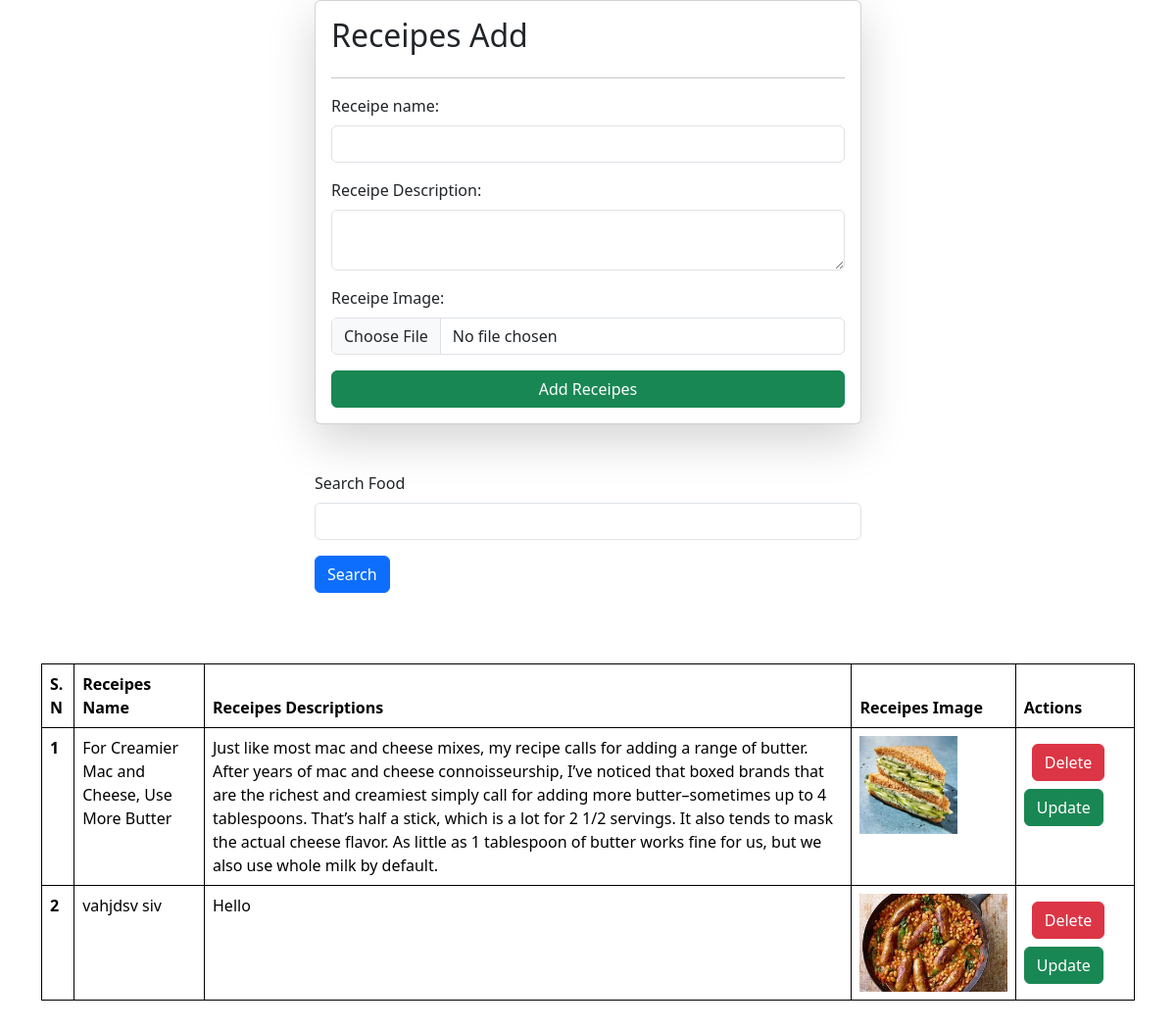
Screenshot of /receipes/ with the database file from the repository.
### vege/models.py (models this page shows)
class Receipe(models.Model):
    receipe_name = models.CharField(max_length=100)
    receipe_description = models.TextField()
    receipe_image = models.ImageField(upload_to="receipe") #where store give the folder name

### vege/views.py (the view, shortened to what this page needs)
# urls.py: path('receipes/', receipes_add, name="receipes"), #record
def receipes_add(request):
    queryset = Receipe.objects.all() # receipes data is add in the queryset variable
    context = {'receipes':queryset} # data is add in conte
    return render(request, 'receipes.html', context)

### vege/templates/receipes.html (shortened to what this page needs)
{% extends "base.html" %}
{% block start %}
    <div class="container mb-5">
        <form class="col-6 mx-auto card p-3 shadow-lg" method="post" enctype="multipart/form-data">
            <h2>Receipes Add</h2>
            <hr>
            <div class="mb-3">
                <label for="exampleInputEmail1" class="form-label">Receipe name:</label>
                <input name="receipe_name" required type="text" class="form-control">
            </div>
            <div class="mb-3">
                <label for="exampleInputPassword1" class="form-label">Receipe Description:</label>
                <textarea class="form-control" required name="receipe_description"></textarea>
            </div>
            <div class="mb-3">
                <label for="exampleInputPassword1" class="form-label">Receipe Image:</label>
                <input name="receipe_image" type="file" class="form-control">
            </div>
            <button type="submit" class="btn btn-success">Add Receipes</button>
        </form>
        <div>
            <div class="mx-auto col-6 mt-5">
                <form>
                    <div class="mb-3">
                        <label for="exampleInputEmail1" class="form-label">Search Food</label>
                        <input name="search" value="{{receipe.receipe_name}}" type="text" class="form-control">
                    </div>
                    <button type="submit" class="btn btn-primary">Search</button><br></br>
                </form>
            </div>
        </div>
        <table class="table mt-5">
            <thead>
                <tr>
                    <th scope="col">S. N</th>
                    <th scope="col">Receipes Name</th>
                    <th scope="col">Receipes Descriptions</th>
                    <th scope="col">Receipes Image</th>
                    <th scope="col">Actions</th>
                </tr>
            </thead>
            <tbody>
                {% for receipe in receipes %}
                <tr>
                    <th scope="col">{{forloop.counter}}</th>
                    <td>{{receipe.receipe_name}}</td>
                    <td>{{receipe.receipe_description}}</td>
                    <td>
                        <img src="{{ receipe.receipe_image.url }}" style="height: 100px" alt="img">
                    </td>
                    <td>
                        <a href="{% url 'delete_receipe' receipe.pk %}" class="btn btn-danger m-2">Delete</a>
                        <a href="{% url 'update_receipe' receipe.pk %}" class="btn btn-success">Update</a>
                    </td>
                </tr>
                {% endfor %}
            </tbody>
        </table>
    </div>
{% endblock%}

### home/templates/base.html (shortened to what this page needs)
<!DOCTYPE html>
<html lang="en">
<head>
    <link href="https://cdn.jsdelivr.net/npm/bootstrap@5.3.1/dist/css/bootstrap.min.css" rel="stylesheet">
</head>
<body>
    {% block start %}
    {% endblock%}
</body>
</html>

### home/templates/base.html (style rules this page uses)
table, th, td { border: 1px solid; }

### rows the page displays
Receipe: receipe_name "For Creamier Mac and Cheese, Use More Butter", receipe_description "Just like most mac and cheese mixes, my recipe calls for adding a range of butter. After years of mac and cheese connoisseurship, I’ve noticed that boxed brands that are the richest and creamiest simply call for adding more butter–sometimes up to 4 tablespoons. That’s half a stick, which is a lot for 2 1/2 servings. It also tends to mask the actual cheese flavor. As little as 1 tablespoon of butter works fine for us, but we also use whole milk by default.", receipe_image (picture)
Receipe: receipe_name "vahjdsv siv", receipe_description "Hello", receipe_image (picture)
